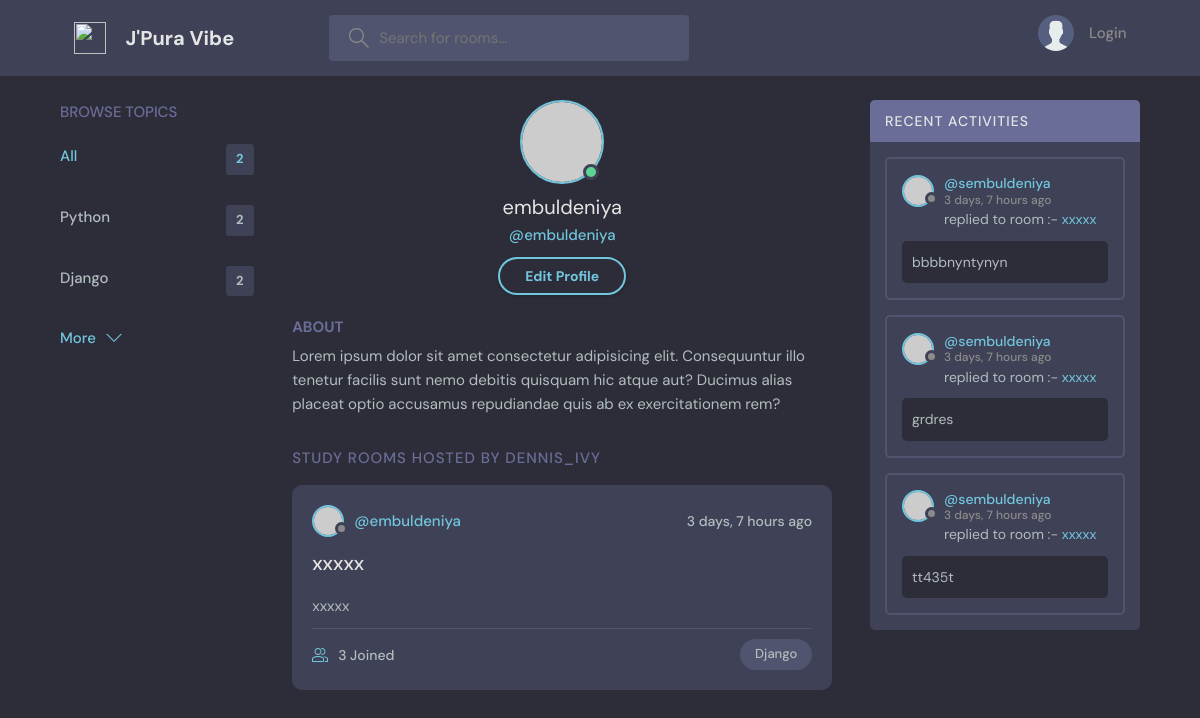
Before: /profile/embuldeniya/ with the older database file.
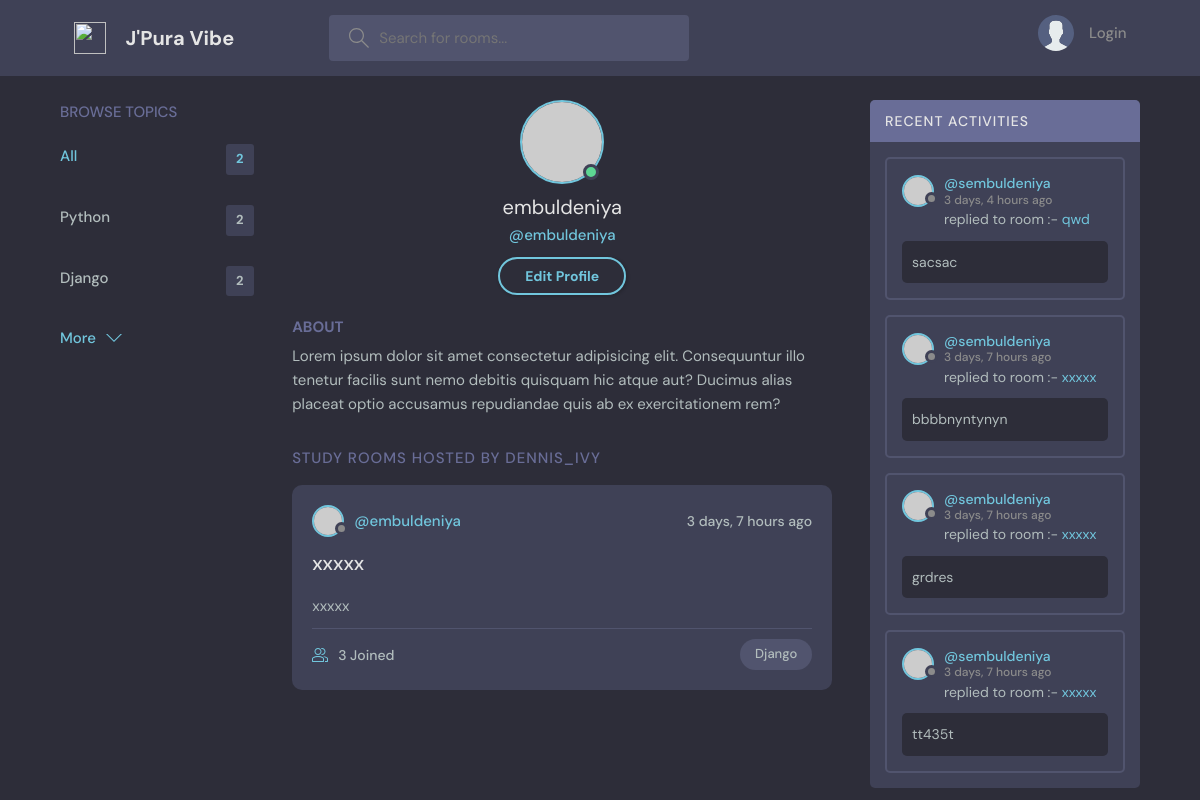
After: the same page with the newer database file.
### home/models.py (models this page shows, shortened)
class Topic(models.Model):
    name = models.CharField(max_length=200)

class Room(models.Model):
    host = models.ForeignKey(User, on_delete=models.CASCADE)
    topic = models.ForeignKey(Topic, on_delete=models.CASCADE)
    name = models.CharField(max_length=200)
    description = models.TextField(blank=True, null=True)
    participants = models.ManyToManyField(User, related_name='participants')
    updated = models.DateTimeField(auto_now=True)
    created = models.DateTimeField(auto_now_add=True)
    class Meta:
        ordering = ['-updated','-created']

class Message(models.Model):
    user = models.ForeignKey(User, on_delete=models.CASCADE)
    room = models.ForeignKey(Room, on_delete=models.CASCADE)
    body = models.TextField()
    updated = models.DateTimeField(auto_now=True)
    created = models.DateTimeField(auto_now_add=True)
    class Meta:
        ordering = ['-created']

### home/views.py (the view)
# urls.py: path('profile/<str:username>/', profile, name = 'profile'),
def profile(request, username):
    current_user = User.objects.get(username = username)
    rooms = current_user.room_set.all()
    activities = current_user.message_set.all()
    topics = Topic.objects.all()
    context = {'current_user':current_user, 'rooms':rooms, 'activities':activities, 'topics':topics}
    return render(request, 'home/profile.html', context)

### home/templates/home/profile.html
{% extends 'base.html' %}
{% block content %}
  <main class="profile-page layout layout--3">
    <div class="container">
        {% include 'home/c1-topic.html' %}
      <div class="roomList">
        <div class="profile">
          <div class="profile__avatar">
            <div class="avatar avatar--large active">
              <img src="https://randomuser.me/api/portraits/men/11.jpg" />
            </div>
          </div>
          <div class="profile__info">
            <h3>{{current_user.username}}</h3>
            <p>@{{current_user.username}}</p>
            <a href="{% url 'profile-update' current_user.username %}" class="btn btn--main btn--pill">Edit Profile</a>
          </div>
          <div class="profile__about">
            <h3>About</h3>
            <p>
              Lorem ipsum dolor sit amet consectetur adipisicing elit. Consequuntur illo tenetur
              facilis sunt nemo debitis quisquam hic atque aut? Ducimus alias placeat optio
              accusamus repudiandae quis ab ex exercitationem rem?
            </p>
          </div>
        </div>
        <div class="roomList__header">
          <div>
            <h2>Study Rooms Hosted by dennis_ivy</a>
            </h2>
          </div>
        </div>
        {% include 'home/c2-feed.html' %}
      </div>
      {% include 'home/c3-activity.html' %}
    </div>
  </main>
{% endblock content %}

### home/templates/home/c1-topic.html
        <div class="topics">
          <div class="topics__header">
            <h2>Browse Topics</h2>
          </div>
          <ul class="topics__list">
            <li>
              <a href="{% url 'home' %}" class="active">All <span>{{topics.count}}</span></a>
            </li>
            {% for topic in topics %}
                <li>
                    <a href="{% url 'home' %}?q={{topic.name}}">{{topic.name}} <span>{{topic.room_set.all.count}}</span></a>
                </li>
            {% endfor %}
          </ul>
          <a class="btn btn--link" href="topics.html">
            More
            <svg version="1.1" xmlns="http://www.w3.org/2000/svg" width="32" height="32" viewBox="0 0 32 32">
              <title>chevron-down</title>
              <path d="M16 21l-13-13h-3l16 16 16-16h-3l-13 13z"></path>
            </svg>
          </a>
        </div>

### home/templates/home/c2-feed.html (shortened to what this page needs)
        {% for room in rooms %}
          <div class="roomListRoom">
            <div class="roomListRoom__header">
              <a href="{% url 'profile' room.host.username %}" class="roomListRoom__author">
                <div class="avatar avatar--small">
                  <img src="https://randomuser.me/api/portraits/women/11.jpg" />
                </div>
                <span>@{{room.host.username}}</span>
              </a>
              <div class="roomListRoom__actions">
                <span>{{room.created|timesince}} ago</span>
              </div>
            </div>
            <div class="roomListRoom__content">
              <a href="{% url 'room' room.id %}">{{room.name}}</a>
              <p>
                {{room.description}}
              </p>
            </div>
            <div class="roomListRoom__meta">
              <a href="{% url 'room' room.id %}" class="roomListRoom__joined">
                {{room.participants.all.count}} Joined
              </a>
              <p class="roomListRoom__topic">{{room.topic.name}}</p>
            </div>
          </div>
        {% endfor %}

### home/templates/home/c3-activity.html (shortened to what this page needs)
        <div class="activities">
          <div class="activities__header">
            <h2>Recent Activities</h2>
          </div>
            {% for activity in activities %}
                <div class="activities__box">
                    <div class="activities__boxHeader roomListRoom__header">
                    <a href="{% url 'profile' activity.user.username %}" class="roomListRoom__author">
                        <div class="avatar avatar--small">
                        <img src="https://randomuser.me/api/portraits/women/11.jpg" />
                        </div>
                        <p>
                        @s{{activity.user.username}}
                        <span>{{activity.created|timesince}} ago</span>
                        </p>
                    </a>
                    </div>
                    <div class="activities__boxContent">
                    <p>replied to room :- <a href="{% url 'room' activity.room.pk %}">{{activity.room.name}}</a></p>
                    <div class="activities__boxRoomContent">
                        {{activity.body}}
                    </div>
                    </div>
                </div>
            {% endfor %}
        </div>

Changed rows visible on the page:
added Message: user.username "embuldeniya", created "3 days, 4 hours", room.name "qwd", body "sacsac"
